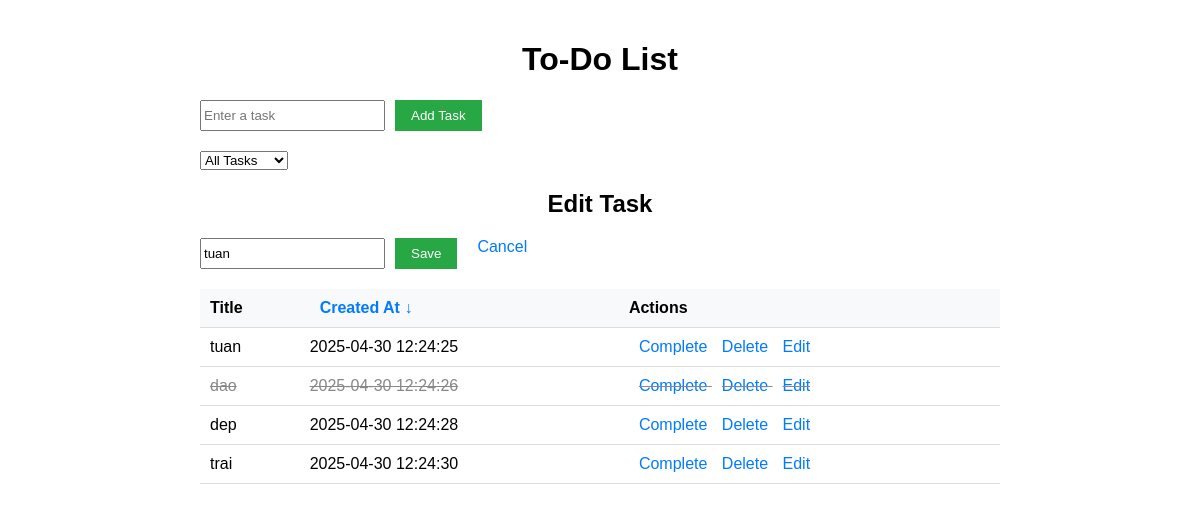
Screenshot of /edit/1 with the database file from the repository.
### app.py (models this page shows)
class Task(db.Model):
    id = db.Column(db.Integer, primary_key=True)
    title = db.Column(db.String(200), nullable=False)
    completed = db.Column(db.Boolean, default=False)
    created_at = db.Column(db.DateTime, default=datetime.utcnow)  # Thêm cột created_at

### app.py (the view)
@app.route('/edit/<int:task_id>', methods=['GET', 'POST'])
def edit_task(task_id):
    task = Task.query.get_or_404(task_id)
    if request.method == 'POST':
        title = request.form['title']
        if title:
            task.title = title
            db.session.commit()
        return redirect(url_for('index'))
    return render_template('index.html', tasks=Task.query.all(), edit_task=task, filter_status='all', sort='created_at', order='desc')

### templates/index.html (shortened to what this page needs)
<!DOCTYPE html>
<html lang="en">
<head>
    <link rel="stylesheet" href="{{ url_for('static', filename='style.css') }}">
</head>
<body>
    <h1>To-Do List</h1>
    <form action="{{ url_for('add_task') }}" method="POST">
        <input type="text" name="title" placeholder="Enter a task" required>
        <button type="submit">Add Task</button>
    </form>
    <form action="{{ url_for('index') }}" method="GET">
        <select name="filter" onchange="this.form.submit()">
            <option value="all" {% if filter_status == 'all' %}selected{% endif %}>All Tasks</option>
        </select>
    </form>
    {% if edit_task %}
        <h2>Edit Task</h2>
        <form action="{{ url_for('edit_task', task_id=edit_task.id) }}" method="POST">
            <input type="text" name="title" value="{{ edit_task.title }}" required>
            <button type="submit">Save</button>
            <a href="{{ url_for('index') }}">Cancel</a>
        </form>
    {% endif %}
    <table>
        <thead>
            <tr>
                <th>Title</th>
                <th>
                    <a href="{{ url_for('index', filter=filter_status, sort='created_at', order='asc' if order == 'desc' else 'desc') }}">
                        Created At {% if sort == 'created_at' %}{{ '↓' if order == 'desc' else '↑' }}{% endif %}
                    </a>
                </th>
                <th>Actions</th>
            </tr>
        </thead>
        <tbody>
            {% for task in tasks %}
            <tr class="{% if task.completed %}completed{% endif %}">
                <td>{{ task.title }}</td>
                <td>{{ task.created_at.strftime('%Y-%m-%d %H:%M:%S') if task.created_at else 'N/A' }}</td>
                <td>
                    <a href="{{ url_for('complete_task', task_id=task.id) }}">Complete</a>
                    <a href="{{ url_for('delete_task', task_id=task.id) }}">Delete</a>
                    <a href="{{ url_for('edit_task', task_id=task.id) }}">Edit</a>
                </td>
            </tr>
            {% endfor %}
        </tbody>
    </table>
</body>
</html>

### static/style.css (style rules this page uses)
body { font-family: Arial, sans-serif; max-width: 800px; margin: 0 auto; padding: 20px; }
h1, h2 { text-align: center; }
form { display: flex; gap: 10px; margin-bottom: 20px; }
button { padding: 8px 16px; background-color: #28a745; color: white; border: none; cursor: pointer; }
table { width: 100%; border-collapse: collapse; margin-top: 20px; }
th, td { padding: 10px; text-align: left; border-bottom: 1px solid #ddd; }
th { background-color: #f8f9fa; }
tr.completed td { text-decoration: line-through; color: #888; }
a { margin-left: 10px; color: #007bff; text-decoration: none; }

### rows the page displays
Task: title "tuan", created_at "2025-04-30 12:24:25"
Task: title "dao", created_at "2025-04-30 12:24:26"
Task: title "dep", created_at "2025-04-30 12:24:28"
Task: title "trai", created_at "2025-04-30 12:24:30"

### other values shown
{{ '↓' if order == 'desc' else '↑' }} "↓"
